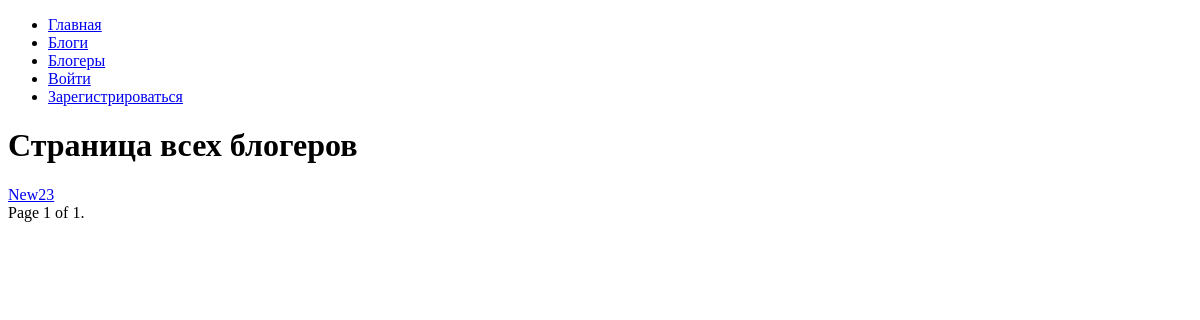
/bloggers/, run on an earlier commit of the app's database.
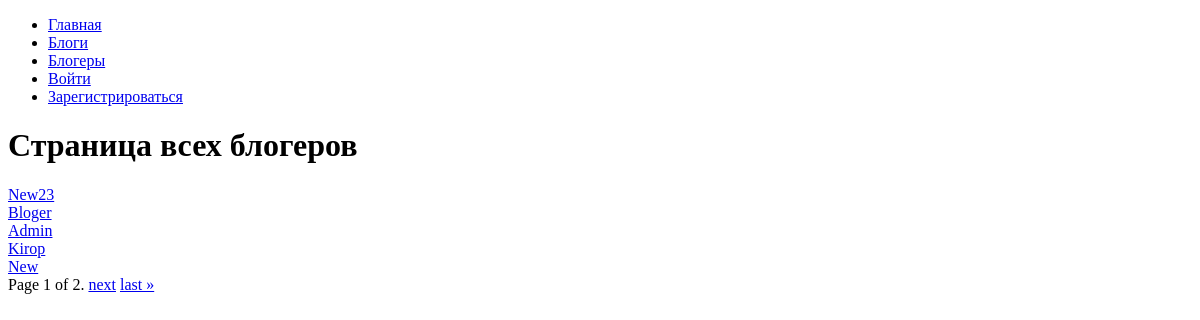
And on a later commit of the database.
### Blog/models.py (models this page shows, shortened)
class UserProfile(models.Model):
    id = models.AutoField(primary_key=True)
    user = models.OneToOneField(User, on_delete=models.CASCADE)
    description = models.CharField(max_length=500, blank=True)

### Blog/views.py (the view)
# urls.py: path('bloggers/', views.all_bloggers, name='bloggers'),
def all_bloggers(request):
    bloggers = UserProfile.objects.all() # Получаем всех пользователей
    paginator = Paginator(bloggers, 5)  # Разбиваем на страницы по 5 элементов
    page_number = request.GET.get('page')
    page_obj = paginator.get_page(page_number)
    return render(request, 'Blog/all_bloggers.html', {'page_obj': page_obj})

### Blog/templates/blog/all_bloggers.html (shortened to what this page needs)
{% extends 'Blog/base.html' %}
{% load static %}
{% load l10n %}
{% block content %}
    <h1>Страница всех блогеров</h1>
    {% for blogger in page_obj %}
        <a href="{% url 'profile' user_id=blogger.user.id %}">{{ blogger.user.username }}</a><br>
    {% endfor %}
    <div class="pagination">
        <span class="step-links">
            <span class="current">
                Page {{ page_obj.number }} of {{ page_obj.paginator.num_pages }}.
            </span>
            {% if page_obj.has_next %}
                <a href="?page={{ page_obj.next_page_number }}">next</a>
                <a href="?page={{ page_obj.paginator.num_pages }}">last &raquo;</a>
            {% endif %}
        </span>
    </div>
{% endblock %}

What changed in the data, as far as the page shows it:
added UserProfile: user.username "Bloger"
added UserProfile: user.username "Admin"
added UserProfile: user.username "Kirop"
added UserProfile: user.username "New"
Also different on the page:
{{ page_obj.paginator.num_pages }}: "1" → "2"
text now shown: "next last »"
